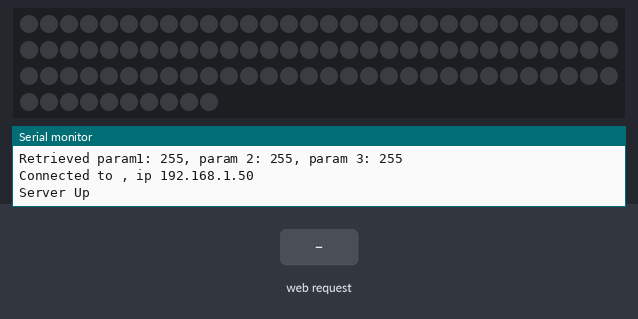
Simulated run of this sketch. Board: ESP8266 (NodeMCU). Parts: 100 RGB LEDs in strip order, left to right, continuing on the next row, the last lines printed to the serial monitor. Inputs (shaded band) come from the test bench. Dim RGB values are drawn brighter than linear; WiFi joins after 1.5 s; servers stay silent unless stated; the strip is taken to match the declared colour order; EEPROM starts erased; not simulated (calls return 0 or success): Secret.h.

Above: at 2.7 s.
2.8 s: HTTP request GET /led?effet=120&Lum=120 received
5.2 s: HTTP request GET /led?Lum=1 received
7.6 s: HTTP request GET /led?effet=1&Lum=1 received
At 7.92 s:
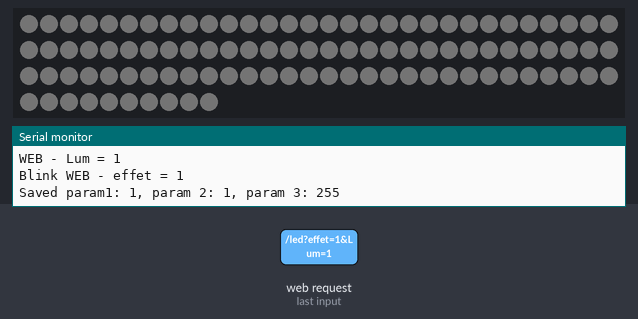
9.8 s: HTTP request GET /led?Lum=120 received
At 9.94 s:
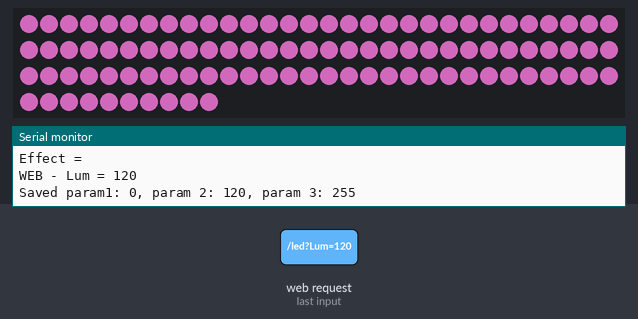
12.1 s: HTTP request GET /led received
Timing chart, 0 to 14.6 s (numbered marks = the images above; inputs shaded):
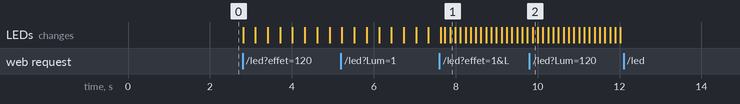

Measured:
- after the input at 7.6 s, the LEDs: change at once (image 1)
- after the input at 9.8 s, the LEDs: change after 0.08 s (image 2)

The sketch:

W2812ServerEEPROM.ino
```cpp
#include <WS2812FX.h>
#include <ESP8266WiFi.h>
#include <WiFiClient.h>
#include <ESP8266WiFiMulti.h>
#include <ESP8266WebServer.h>
#include "Secret.h"
#include "Webpage.h"
#include <EEPROM.h>
bool flag_effet = true;
int addr = 0;
int lum;


struct {
  uint8_t param1;
  uint8_t param2;
  uint8_t param3;
  uint8_t lum;
  uint8_t spd;
  uint8_t rVal;
  uint8_t gVal;
  uint8_t bVal;
  } data;

ESP8266WebServer server(80);

IPAddress ip(192, 168, 1, 251);
IPAddress gateway(192, 168, 1, 1); // set gateway to match your network
IPAddress subnet(255, 255, 255, 0); // set subnet mask to match your network

#define LED_COUNT 100
#define LED_PIN 4

ESP8266WiFiMulti WiFiMulti;
WS2812FX ws2812fx = WS2812FX(LED_COUNT, LED_PIN, NEO_RGB + NEO_KHZ800);

unsigned long previousMillis = 0;
const long interval = 10000;

int effet = 1;
int lasteffet = 0;

void parametres(){

// Read arguments and parameters
 Serial.print("Effect = ");
 Serial.println(server.arg("effet"));

lum = server.arg("Lum").toInt();
effet = server.arg("effet").toInt();

  // Parametre de luminosite
  // Brightness parameters
ws2812fx.setBrightness(lum);
  Serial.print("WEB - Lum = ");
  Serial.println(lum);

  if(effet == 100){ //mode demo
    flag_effet = true;
    Serial.println("WEB - effect = demo");
  }
  else if(effet > 60){
    ws2812fx.setMode(43);
    Serial.println ("WEB - error = mode ");
  }
  else{ // choix effet en cours - Choice of current effect
if (server.arg("effet")!=""){
      flag_effet = false;
      ws2812fx.setMode(effet);
      Serial.print(ws2812fx.getModeName(effet));
      Serial.print(" WEB - effet = ");
      Serial.println(effet);
    }
    data.param1 = effet;
    data.param2 = lum;
    Serial.print("Saved param1: " + String(data.param1) + ", param 2: ");
    Serial.println(String(data.param2)+", param 3: "+ String(data.param3));
    EEPROM.put(addr,data);
    EEPROM.commit();
  }
handleRoot();
//server.send(200, "text/html", web_page);
}


void handleRoot() {
  setWebpage();

server.send(200, "text/html", web_page);
}

//--------------------------
//Configuration
//--------------------------
void setup() {
// Initialisation
// Initialization
  ws2812fx.init();

// Réglage de la vitesse des effets
// Adjusting the speed of effects
  ws2812fx.setSpeed(250);
// Effet arc en ciel
// Rainbow effect
  ws2812fx.setColor(255, 128, 230);

// Demarrage
// Start

  Serial.begin(115200);
  EEPROM.begin(512);
  EEPROM.get(addr, data);
  Serial.println();
  Serial.print("Retrieved param1: " + String(data.param1) + ", param 2: ");
  Serial.println(String(data.param2)+", param 3: "+ String(data.param3));
  effet=data.param1;
  lum=data.param2;
  ws2812fx.setMode(effet);
  ws2812fx.setBrightness(lum);
  ws2812fx.start();
WiFi.config(ip, gateway, subnet);
WiFi.mode(WIFI_STA);
  WiFiMulti.addAP(STASSID, STAPSK);
  WiFiMulti.addAP(STASSID2, STAPSK2);
  WiFiMulti.addAP(STASSID3, STAPSK3);
WiFi.setSleepMode(WIFI_NONE_SLEEP);
while (WiFiMulti.run() != WL_CONNECTED) {
//while (WiFi.status() != WL_CONNECTED) {
    Serial.print('.');
    delay(500);
  }

  Serial.println();
  Serial.print("Connected to ");
Serial.print(WiFi.SSID());
Serial.print(", ip ");
Serial.println(WiFi.localIP());


server.on("/", handleRoot);

server.on("/led", parametres);


server.begin();
  Serial.println("Server Up");
}

void loop() {
server.handleClient();
  ws2812fx.service();

}
```

Webpage.h
```cpp
String web_page = "";
void setWebpage() {
  web_page = "Content-Type: text/html;charset=UTF-8";
  web_page = "<HTML>\n<HEAD>";
  web_page = "</HEAD><BODY>";
  web_page += "<h1>" + String(LOCATION) + " Light Control </h1><p><h2>Brightness</h2>";
  web_page += " <form action=\"/led\" method=get>";
  web_page += "     <select name=\"Lum\">";
  web_page += "         <option selected value=\"\"></option>";
  web_page += "         <option value=\"0\">Off</option>";
  web_page += "         <option value=\"64\">25%</option>";
  web_page += "         <option value=\"127\">50%</option>";
  web_page += "         <option value=\"191\">75%</option>";
  web_page += "         <option value=\"255\">100%</option>";
  web_page += "     </select>";
  web_page += " </p><p><h2>Programme</h2>";
  web_page += "     <select name=\"Prog\">";
  web_page += "         <option value=\"0\">0</option>";
  web_page += "         <option selected value=\"1\">Twinkles</option>";
  web_page += "         <option value=\"2\">2</option>";
  web_page += "         <option value=\"3\">3</option>";
  web_page += "         <option value=\"4\">4</option>";
  web_page += "     </select>";
  web_page += " </p>";
  web_page += " <p>";
  web_page += " <h2>Select palette (0-11)</h2>";
  web_page += " <input type=\"number\" name=\"effet\" maxlength=\"3\" size=\"6\" /><br />";
  web_page += " </p>";
  web_page += " <p>";
  web_page += " <h2>Select Speed(0-8)</h2>";
  web_page += " <input type=\"number\" name=\"speed\" maxlength=\"2\" size=\"3\" /><br />";
  web_page += " </p>";
  web_page += "<br><input type=\"submit\" value=\"Send\" /></form>";
  web_page += "</BODY></HTML>";
}
```
